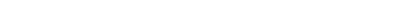
Frame 1 (no input)
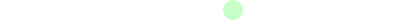
Frame 60 (the mouse pressed at the canvas centre just before this capture)
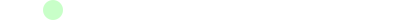
Frame 120 (the mouse held since frame 60 and released just before this capture)

The Processing sketch that drew these frames (run headless with seeded random() and noise(); from frame 60 on, the mouse is pressed at the canvas centre):

// Processing sketch: ex03_1_move
// ── ex03_1_move.pde
void setup(){
  size(400, 20);
  smooth();
  noStroke();
  fill(200, 255, 200);
  ellipseMode(CORNER);
  frameRate(30);
}

int d = 20, x = 400, vx = -3;
  void draw(){
  background(255);
  ellipse(x,0, d, d); // draw the ball at time t
  x+= vx;
  if(x+20<0)x=400;
}
